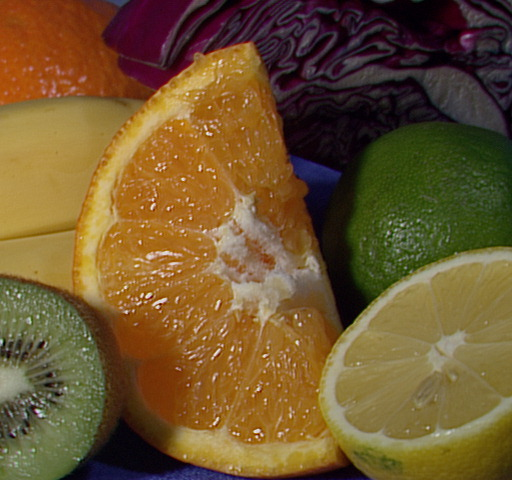
#> input picture Homework_for_24/fruits.jpg, 512 x 480 px
$ python gamma_trans.py
#> lines starting #> are read from the running program, lines starting #| are printed output that depends on the picture
# gamma transformation
import cv2
import numpy as np

img = cv2.imread("fruits.jpg")
#> img is the input picture: shape (480, 512, 3); mean B, G, R 46.2, 85.6, 110.8

for gamma in [3.0, 4.0, 5.0]:
    gamma_corrected = np.array(255*(img / 255) ** gamma, dtype='uint8')
    cv2.imshow("a", gamma_corrected)
    cv2.waitKey(0)
#> this loop made 3 passes
#> pass 1, `gamma_corrected = np.array(255*(img / 255) ** gamma, dtype='uint8')`:
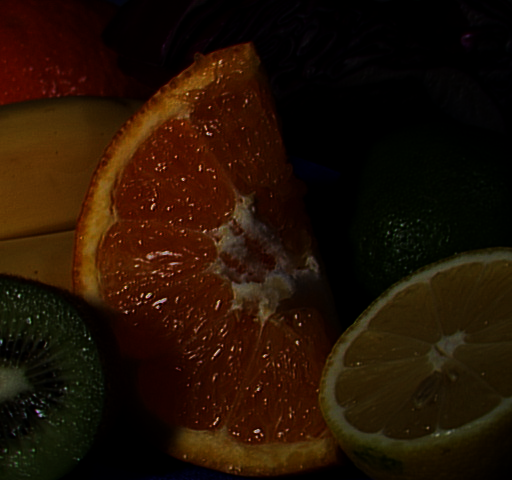
#> gamma_corrected: shape (480, 512, 3); mean B, G, R 4.3, 17.7, 35.2
#> pass 2, `gamma_corrected = np.array(255*(img / 255) ** gamma, dtype='uint8')`:
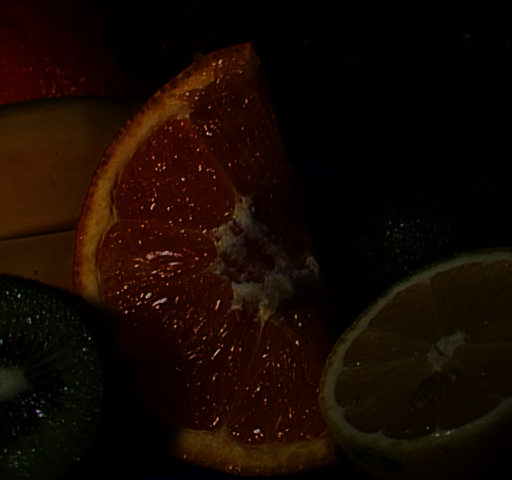
#> gamma_corrected: shape (480, 512, 3); mean B, G, R 1.7, 9, 21.8
cv2.destroyAllWindows()

$ run again, with Homework_for_24/apple.jpg copied over Homework_for_24/fruits.jpg
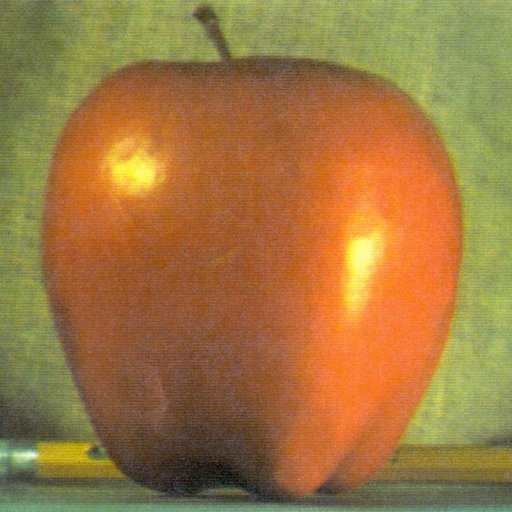
#> input picture Homework_for_24/apple.jpg, 512 x 512 px
#> img is the input picture: shape (512, 512, 3); mean B, G, R 64.8, 119.7, 159.1
#> the loop `for gamma in [3.0, 4.0, 5.0]:` made 3 passes
#> pass 1, `gamma_corrected = np.array(255*(img / 255) ** gamma, dtype='uint8')`:
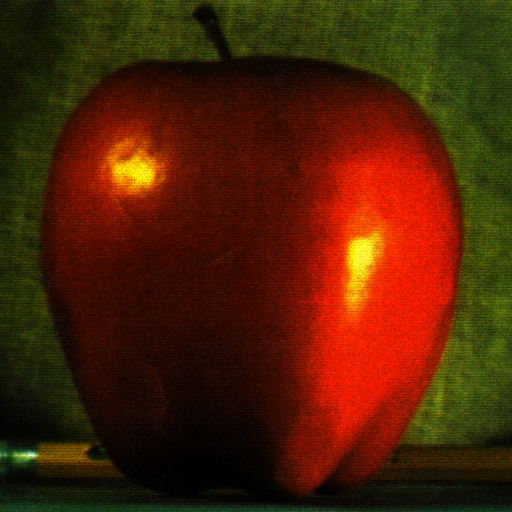
#> gamma_corrected: shape (512, 512, 3); mean B, G, R 5.1, 32.8, 77.4
#> pass 3, `gamma_corrected = np.array(255*(img / 255) ** gamma, dtype='uint8')`:
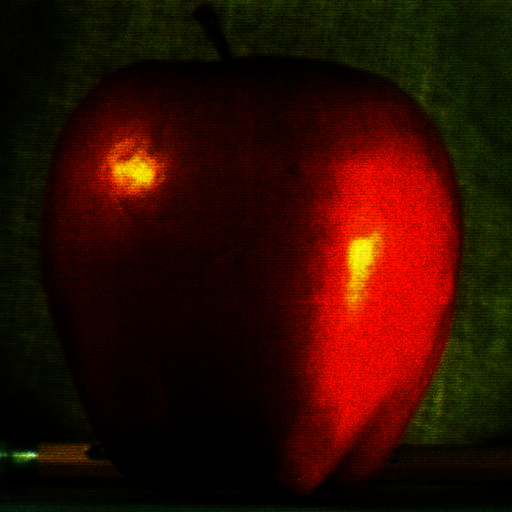
#> gamma_corrected: shape (512, 512, 3); mean B, G, R 0.4, 11.6, 47.8

$ run again, with Homework_for_24/butterfly.jpg copied over Homework_for_24/fruits.jpg
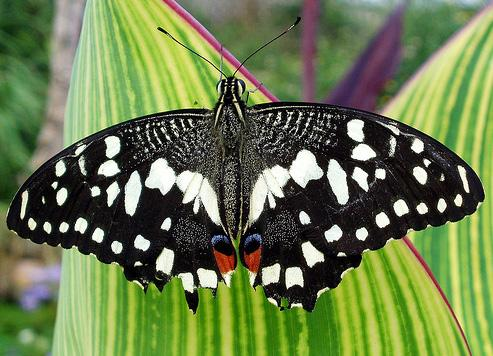
#> input picture Homework_for_24/butterfly.jpg, 493 x 356 px
#> img is the input picture: shape (356, 493, 3); mean B, G, R 77.2, 123.6, 107
#> the loop `for gamma in [3.0, 4.0, 5.0]:` made 3 passes
#> pass 1, `gamma_corrected = np.array(255*(img / 255) ** gamma, dtype='uint8')`:
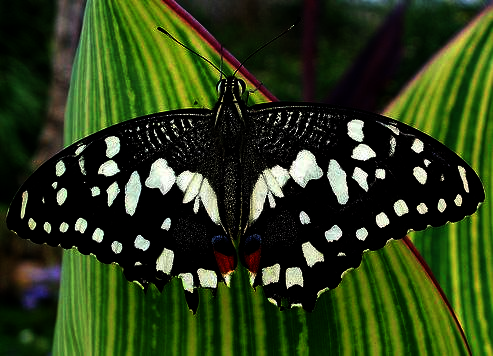
#> gamma_corrected: shape (356, 493, 3); mean B, G, R 23.9, 60.6, 44
#> pass 3, `gamma_corrected = np.array(255*(img / 255) ** gamma, dtype='uint8')`:
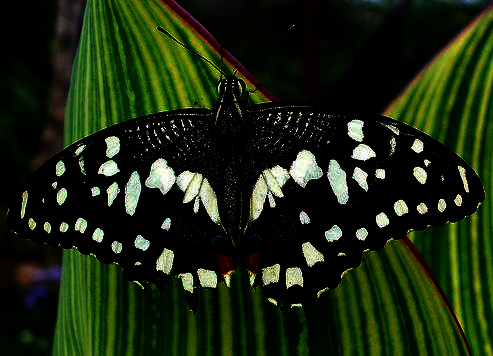
#> gamma_corrected: shape (356, 493, 3); mean B, G, R 14, 38.4, 26.3

$ run again, with Homework_for_24/digits.png saved as Homework_for_24/fruits.jpg
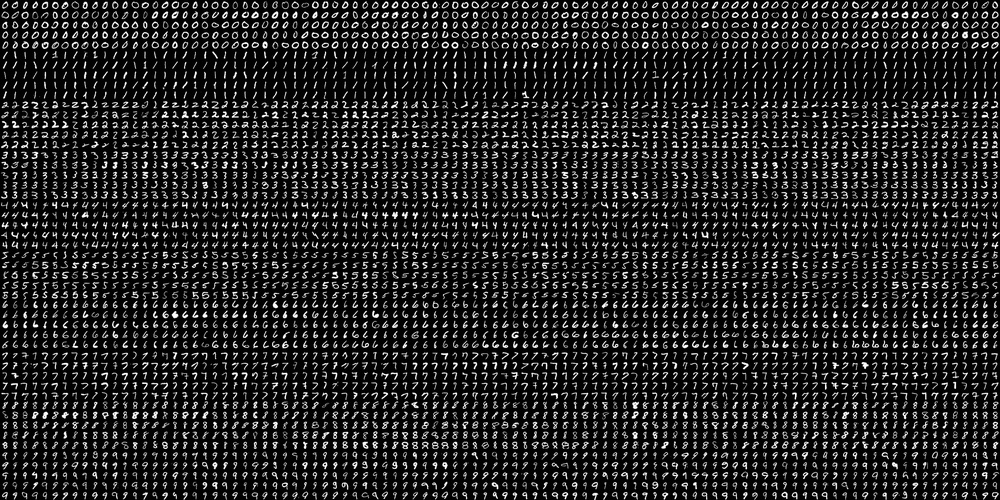
#> input picture Homework_for_24/digits.png, 1000 x 500 px, shrunk from 2000 x 1000 before the run
#> img is the input picture: shape (500, 1000, 3); min 0, max 255, mean 36.4
#> the loop `for gamma in [3.0, 4.0, 5.0]:` made 3 passes
#> pass 1, `gamma_corrected = np.array(255*(img / 255) ** gamma, dtype='uint8')`:
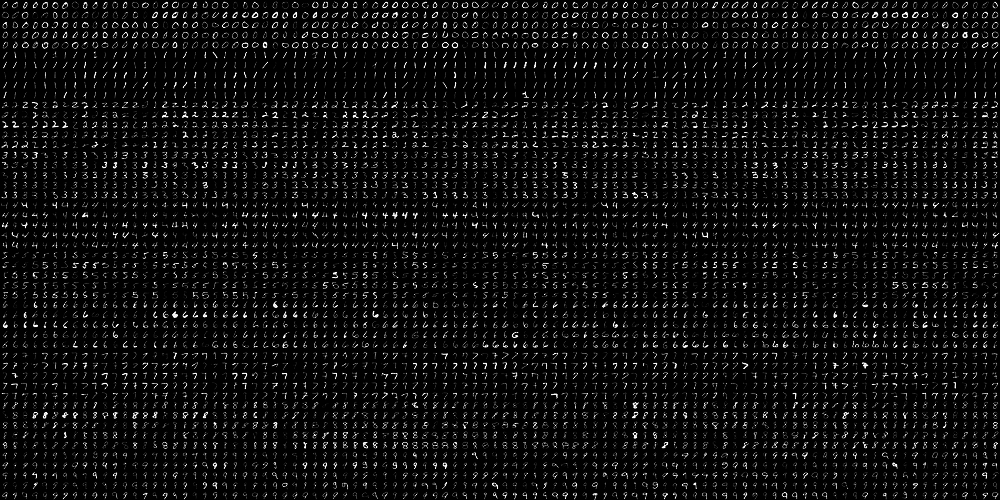
#> gamma_corrected: shape (500, 1000, 3); min 0, max 255, mean 15.7
#> pass 3, `gamma_corrected = np.array(255*(img / 255) ** gamma, dtype='uint8')`:
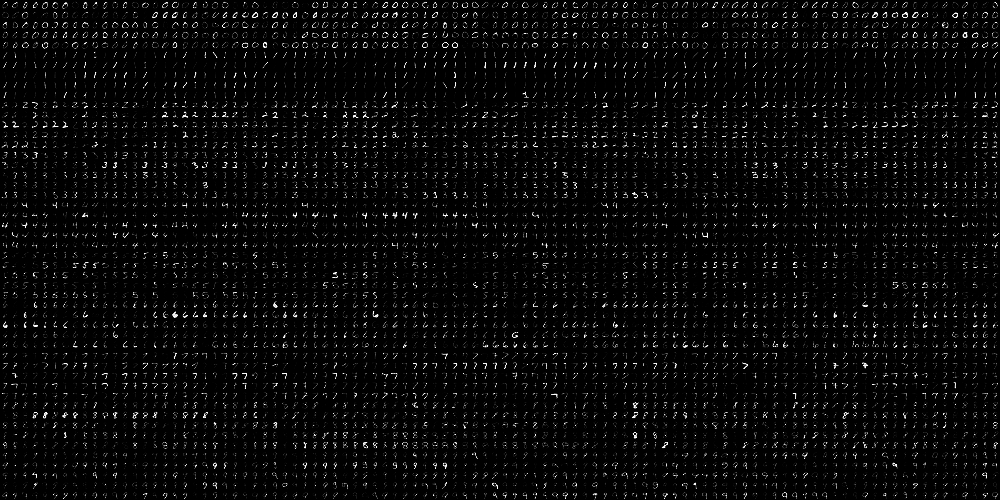
#> gamma_corrected: shape (500, 1000, 3); min 0, max 255, mean 9.8
